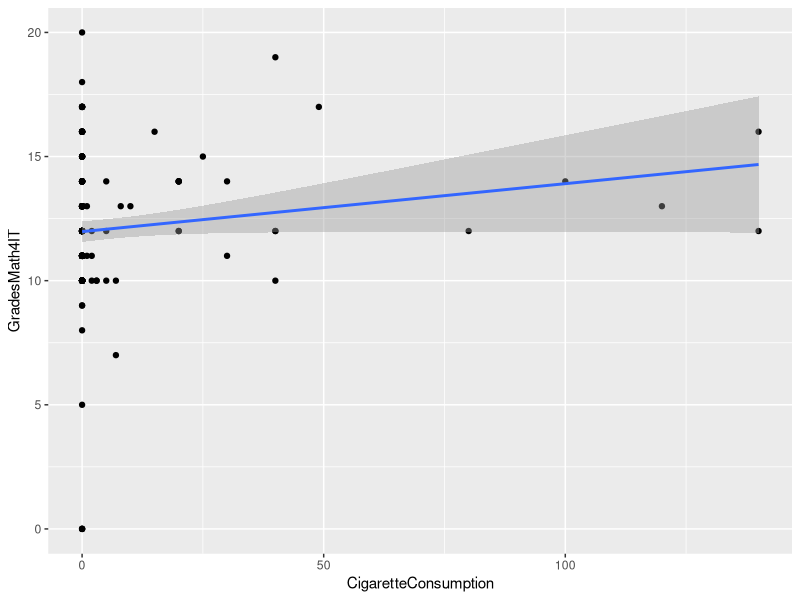
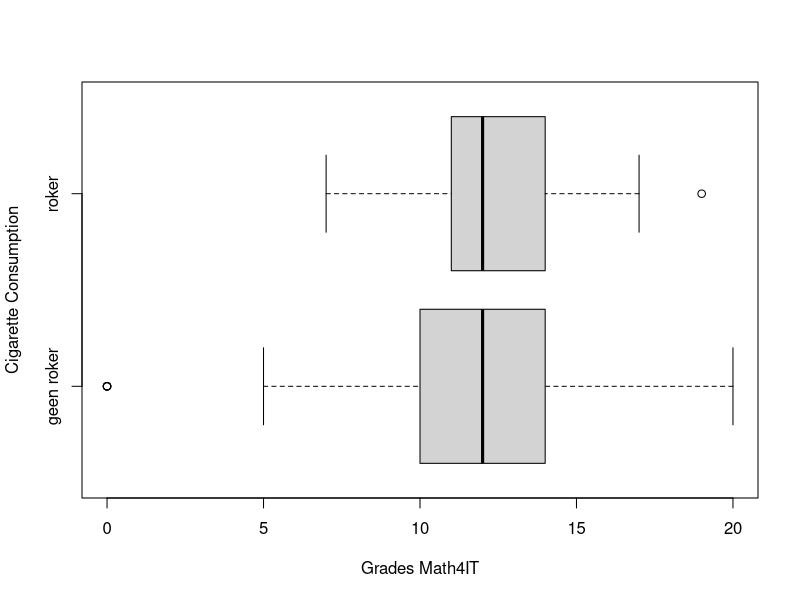
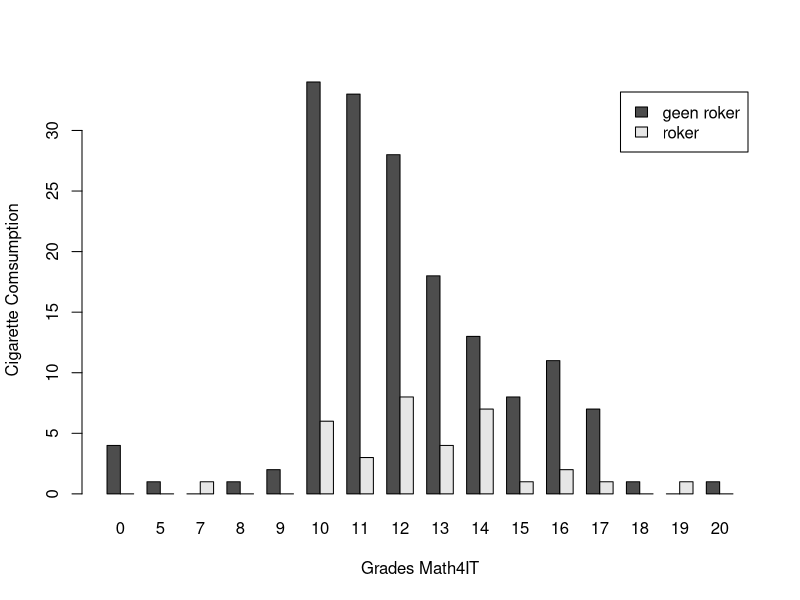

Source code (R) for these figures, in order:
## ---- chunk 1
knitr::opts_chunk$set(echo = TRUE)
library(tidyverse)
## ---- chunk 2
Rokerclass <- data.frame(
  Min = c(0, 1),
  Max = c(0, 1000),
  Classificatie = c("geen roker", "roker")
)
## ---- chunk 3
data <- read_csv('../data/npe-1920-wiskundige-geletterdheid.csv')
usedData <- na.omit(data.frame(CigaretteConsumption=data$CigaretteConsumption,
                       GradesMath4IT=data$GradeMath4IT))
workData <- transform(usedData, CigaretteConsumptionClassificatie=Rokerclass$Classificatie[findInterval(CigaretteConsumption,Rokerclass$Min)])
glimpse(workData)
## ---- chunk 4
ggplot(data = usedData, mapping = aes(x = CigaretteConsumption, y = GradesMath4IT)) +
  geom_point() +
  geom_smooth(method = "lm", formula = y ~ x)
## ---- chunk 5
mx <- mean(usedData$CigaretteConsumption)
my <- mean(usedData$GradesMath4IT)
mx
my
## ---- chunk 6
#                                       afh                           onafh
regr_Cigarette_GradeMath4IT <- lm(workData$GradesMath4IT ~workData$CigaretteConsumption)
regr_Cigarette_GradeMath4IT
## ---- chunk 7
correlatieCoefficient <- cor(x = workData$CigaretteConsumption, y = workData$GradesMath4IT)
determinatieCoefficient <- correlatieCoefficient^2
correlatieCoefficient
determinatieCoefficient
## ---- chunk 8
strategy_A <- workData$GradesMath4IT[workData$CigaretteConsumptionClassificatie == 'geen roker']
strategy_B <- workData$GradesMath4IT[workData$CigaretteConsumptionClassificatie == 'roker']
## ---- chunk 9
sum (workData$CigaretteConsumptionClassificatie == 'geen roker')
sum (workData$CigaretteConsumptionClassificatie == 'roker')
## ---- chunk 10
# Boxplot
boxplot(workData$GradesMath4IT ~ workData$CigaretteConsumptionClassificatie, horizontal = TRUE, xlab = "Grades Math4IT", ylab = "Cigarette Consumption")

# Clustered bar chart (histogram)
frequencies <- table(workData$GradesMath4IT, workData$CigaretteConsumptionClassificatie)
barplot(t(frequencies), beside = TRUE, legend = TRUE, xlab = "Grades Math4IT", ylab = "Cigarette Comsumption")
## ---- chunk 11
t.test(strategy_B, strategy_A, alternative = 'greater', conf.level = 1 - 0.05)
## ---- chunk 12
# Pooled standard deviation for two samples x and y
pooled_sd <- function(x, y) {
  sd_x <- sd(x, na.rm = TRUE)
  sd_y <- sd(y, na.rm = TRUE)
  n_x <- length(x)
  n_y <- length(y)
  
  sqrt( ((n_x - 1) * sd_x^2 + (n_y - 1) * sd_y^2)
        / (n_x + n_y - 2))
}

# Effect size, Cohen's d
cohens_d <- function(x, y) {
  (mean(y, na.rm = TRUE) - mean(x, na.rm = TRUE)) / pooled_sd(x, y)
}
## ---- chunk 13
cohens_d(strategy_A, strategy_B)
